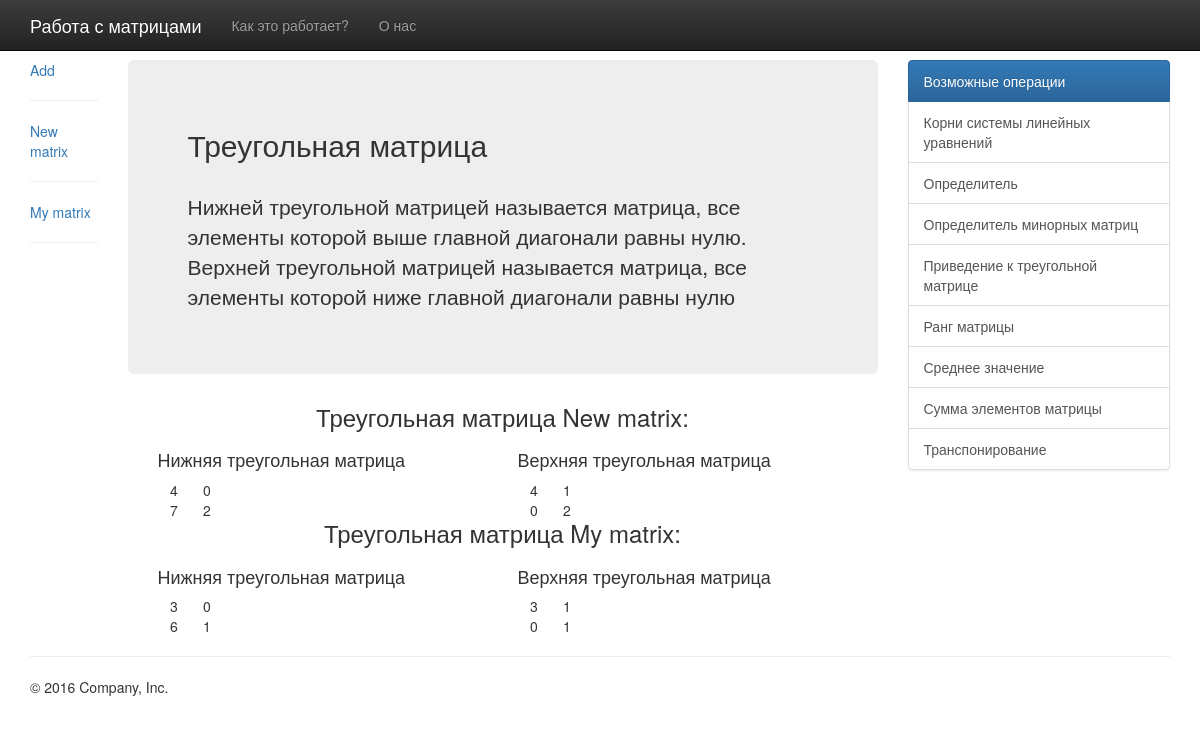
The app's page /triangular_matrix/ with its own data.
### matrix/models.py (models this page shows, shortened)
class Matrix(models.Model):
    name = models.CharField(max_length=25, default="New matrix")
    rows = models.PositiveIntegerField(default=0)
    columns = models.PositiveIntegerField(default=0)
    values = models.TextField()
    file = models.FileField()
    def matrix(self):
        array = make_array(self.values)
        return array
    def triangular_matrix_bottom(self):
        array = np.tril(np.array(make_array(self.values)), k=0)
        return array
    def triangular_matrix_top(self):
        array = np.triu(np.array(make_array(self.values)), k=0)
        return array

### matrix/views.py (the view)
# urls.py: path('triangular_matrix/', TriangularMatrixView.as_view(), name='triangular_matrix'),
class TriangularMatrixView(ListView):
    model = Matrix
    template_name = 'triangular_matrix.html'

### matrix/models.py (called while the page is built)
def make_array(string):
    lines = string.splitlines()
    array = list(map(lambda x: list(map(int, x.split())), lines))
    return array

### templates/triangular_matrix.html (shortened to what this page needs)
{% extends 'base.html' %}
{% block content %}
    <div class="col-sm-1">
        <div class="card"><a href="{% url 'create' %}">Add</a></div>
        <hr/>
        {% for matrix in object_list %}
            <div class="card"><a href="{% url 'detail' matrix.pk %}">{{ matrix.name }}</a></div>
            <hr/>
        {% endfor %}
    </div>
    <div class="col-sm-8">
        <div class="jumbotron">
            <h2>Треугольная матрица</h2>
            <br>
            <p>Нижней треугольной матрицей называется матрица,
                все элементы которой выше главной диагонали равны нулю.
                Верхней треугольной матрицей называется матрица,
                все элементы которой ниже главной диагонали равны нулю</p>
        </div>
        {% for matrix in object_list %}
            <h3  style="text-align: center">Треугольная матрица {{ matrix.name }}:</h3>
            <div class="col-sm-12">
                <div class="col-sm-6">
                    <h4>Нижняя треугольная матрица</h4>
                    <table style="width: 20%; height: 100%; text-align: center">
                        <tbody>
                            {% for line in matrix.triangular_matrix_bottom %}
                                <tr>
                                    {% for element in line %}
                                        <td>{{ element }}</td>
                                    {% endfor %}
                                </tr>
                            {% endfor %}
                        </tbody>
                    </table>
                </div>
                <div class="col-sm-6">
                    <h4>Верхняя треугольная матрица</h4>
                    <table style="width: 20%; height: 100%; text-align: center">
                        <tbody>
                            {% for line in matrix.triangular_matrix_top %}
                                <tr>
                                    {% for element in line %}
                                        <td>{{ element }}</td>
                                    {% endfor %}
                                </tr>
                            {% endfor %}
                        </tbody>
                    </table>
                </div>
            </div>
        {% endfor %}
    </div>
{% endblock content %}

### records on screen
Matrix: name "New matrix", line "4" "0" "7" "2", line "4" "1" "0" "2"
Matrix: name "My matrix", line "3" "0" "6" "1", line "3" "1" "0" "1"
